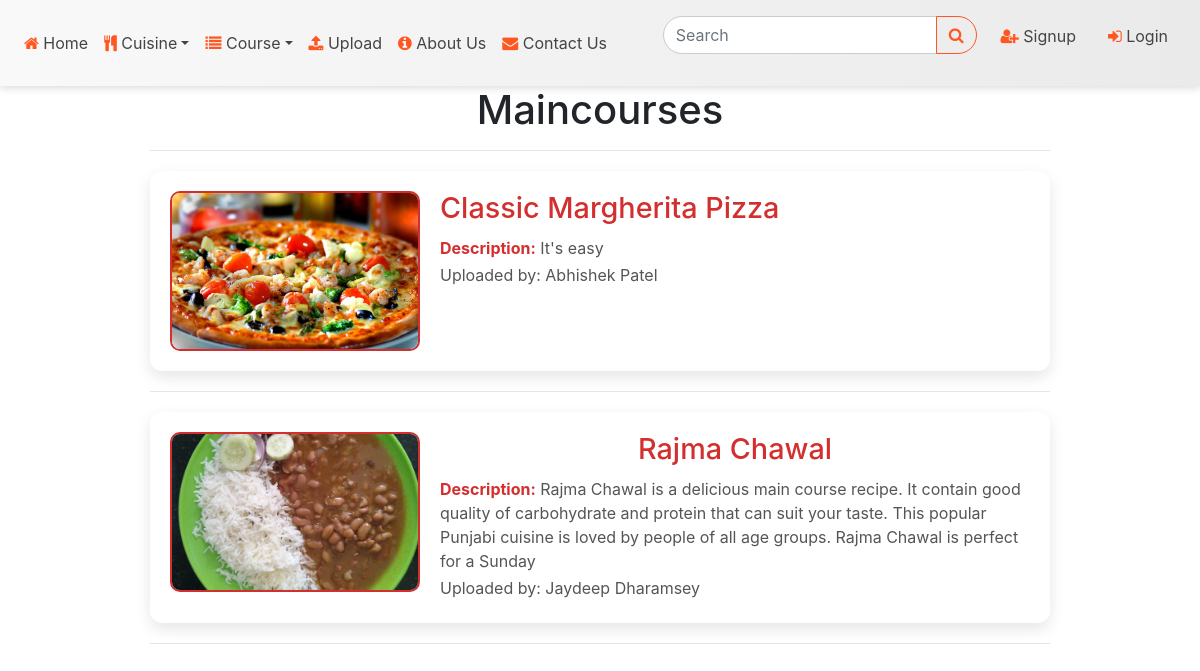
/assets/php/search.php?navval=maincourse, run on an earlier commit of the app's database.
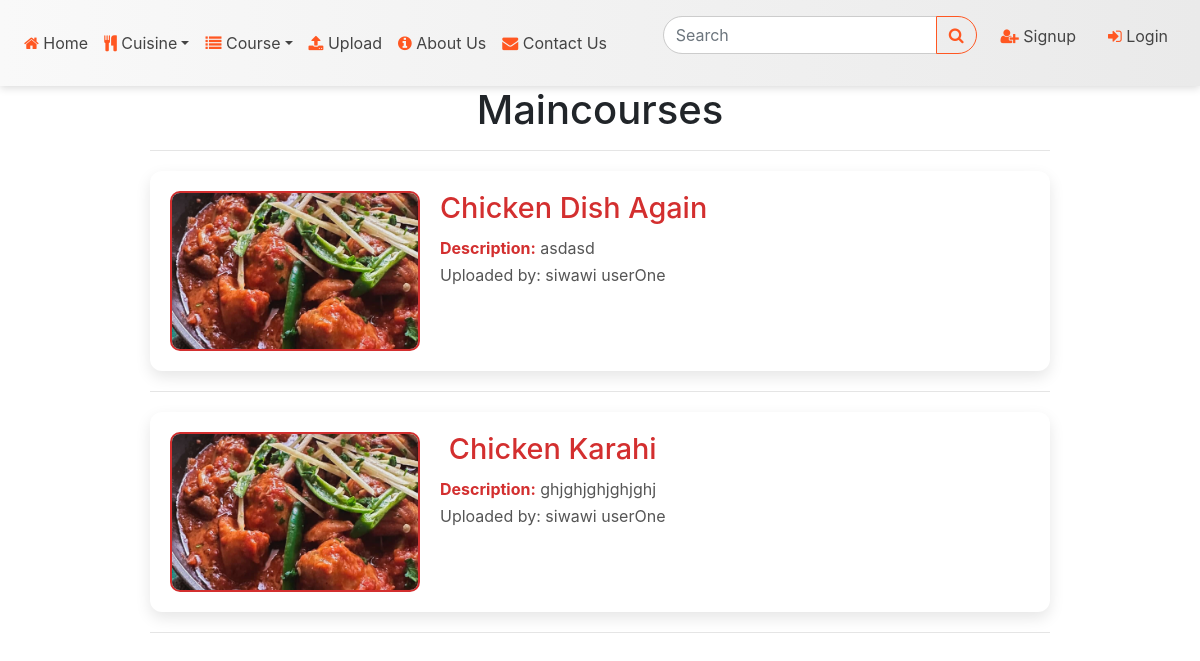
And on a later commit of the database.
### tables this page shows
CREATE TABLE `videos` (
  `id` int(11) NOT NULL,
  `dname` varchar(30) NOT NULL,
  `cusine` varchar(20) NOT NULL,
  `course` varchar(20) NOT NULL,
  `videol` varchar(100) NOT NULL,
  `recepie` varchar(10000) NOT NULL,
  `description` varchar(1000) NOT NULL,
  `image` varchar(500) NOT NULL,
  `name` varchar(500) NOT NULL,
  `user_id` int(11) NOT NULL
);

### assets/php/search.php (the view, shortened to what this page needs)
<?php
include('../../assets/php/connection.php');
function safeOutput($text)
{
    return htmlspecialchars($text);
}
function runQuery($conn, $sql, $params = [], $types = "")
{
    $stmt = $conn->prepare($sql);
    if ($params) {
        $stmt->bind_param($types, ...$params);
    }
    $stmt->execute();
    return $stmt->get_result();
}
?>
<html>
<head>
</head>
<body>
    <?php include('../../modules/navbar.php'); ?>
            <?php
    if (isset($_REQUEST['navval'])) {
        $navval = $_REQUEST['navval'];
        $sql = "SELECT * FROM videos WHERE course = ?";
        $result = runQuery($conn, $sql, [$navval], "s");
        if ($result && $result->num_rows > 0) {
            echo "<h1>" . safeOutput(ucwords($navval)) . "s</h1><hr>";
            while ($row = $result->fetch_assoc()) {
            ?>
                <div class='product'>
                    <a href="<?php echo BASE_URL; ?>modules/video.php?p_id=<?php echo intval($row['id']); ?>">
                        <img src="<?php echo safeOutput($row['image']); ?>" alt="<?php echo safeOutput($row['dname']); ?>">
                    </a>
                    <div>
                        <a href="<?php echo BASE_URL; ?>modules/video.php?p_id=<?php echo intval($row['id']); ?>">
                            <h1><?php echo safeOutput($row['dname']); ?></h1>
                        </a>
                        <p><strong>Description:</strong> <?php echo safeOutput(base64_decode($row['description'])); ?></p>
                        <p>Uploaded by: <?php echo safeOutput($row['name']); ?></p>
                    </div>
                </div>
                <hr>
    <?php
            }
        } else {
            echo "<h3>No videos found for course '" . safeOutput($navval) . "'</h3>";
        }
    }
    ?>
</body>
</html>

### modules/navbar.php (shortened to what this page needs)
<html>
<head>
    <link rel="stylesheet" href="https://maxcdn.bootstrapcdn.com/bootstrap/4.1.3/css/bootstrap.min.css">
    <link href="https://stackpath.bootstrapcdn.com/font-awesome/4.7.0/css/font-awesome.min.css" rel="stylesheet">
</head>
<body>
<nav class="navbar navbar-expand-md navbar-light bg-light sticky-top">
    <div class="collapse navbar-collapse" id="collapse_target">
        <ul class="navbar-nav mr-auto">
            <li class="nav-item"><a class="nav-link" href="<?php echo BASE_URL; ?>index.php"><i class="fa fa-home"></i> Home</a></li>
            <li class="nav-item dropdown">
                <a class="nav-link dropdown-toggle" data-toggle="dropdown" href="#"><i class="fa fa-cutlery"></i> Cuisine</a>
            </li>
            <li class="nav-item dropdown">
                <a class="nav-link dropdown-toggle" data-toggle="dropdown" href="#"><i class="fa fa-list"></i> Course</a>
            </li>
            <li class="nav-item"><a class="nav-link" href="<?php echo BASE_URL; ?>modules/upload.php"><i class="fa fa-upload"></i> Upload</a></li>
            <li class="nav-item"><a class="nav-link" href="<?php echo BASE_URL; ?>index.php?#indexbox"><i class="fa fa-info-circle"></i> About Us</a></li>
            <li class="nav-item"><a class="nav-link" href="<?php echo BASE_URL; ?>contact.php?#indexbox"><i class="fa fa-envelope"></i> Contact Us</a></li>
        </ul>
        <ul class="navbar-nav">
            <form class="navbar-form align-self-center" action="<?php echo BASE_URL; ?>assets/php/search.php" method="GET">
                <div class="input-group p-2">
                    <input type="text" class="form-control" placeholder="Search" name="search" id="search">
                    <div class="input-group-append">
                        <button class="btn btn-secondary" type="submit" name="submit">
                            <i class="fa fa-search"></i>
                        </button>
                    </div>
                </div>
            </form>
            <?php if (isset($_SESSION['fname'])) {
                $ename = htmlspecialchars($_SESSION['fname']);
            ?>
                <li class="nav-item dropdown">
                    <a class="nav-link dropdown-toggle m-2" href="#" id="userDropdown" data-toggle="dropdown">
                        <i class="fa fa-user"></i> Hello, <?php echo $ename; ?>
                    </a>
                    <div class="dropdown-menu dropdown-menu-right">
                        <a class="dropdown-item" href="<?php echo BASE_URL; ?>modules/manage_profile.php">Manage Profile</a>
                        <a class="dropdown-item" href="<?php echo BASE_URL; ?>modules/manage_recipes.php">Manage Recipes</a>
                        <div class="dropdown-divider"></div>
                        <a class="dropdown-item" href="<?php echo BASE_URL; ?>modules/logout.php">Logout</a>
                    </div>
                </li>
            <?php } else { ?>
                <li class="nav-item"><a class="nav-link m-2" href="<?php echo BASE_URL; ?>modules/signup.php"><i class="fa fa-user-plus"></i> Signup</a></li>
                <li class="nav-item m-2"><a class="nav-link" href="<?php echo BASE_URL; ?>modules/login.php"><i class="fa fa-sign-in"></i> Login</a></li>
            <?php } ?>
        </ul>
    </div>
</nav>
</body>
</html>

### assets/php/search.php (style rules this page uses)
body { background-color: #fafafa; font-family: 'Segoe UI', Tahoma, Geneva, Verdana, sans-serif; margin: 20px; color: #333; overflow-x: hidden; }
h1 { font-size: 2.5rem; color: #d32f2f; margin-bottom: 20px; font-weight: 700; text-align: center; text-transform: capitalize; }
.product { background-color: white; max-width: 900px; margin: 20px auto; padding: 20px; border-radius: 12px; box-shadow: 0 6px 15px rgba(0, 0, 0, 0.1); display: flex; gap: 20px; align-items: flex-start; transition: box-shadow 0.3s ease; }
.product img { width: 250px; height: 160px; object-fit: cover; border-radius: 10px; border: 2px solid #d32f2f; flex-shrink: 0; }
.product h1 { font-size: 1.8rem; margin: 0 0 10px 0; color: #d32f2f; }
.product p { margin: 0.2rem 0; font-size: 1rem; line-height: 1.5; color: #555; }
.product strong { color: #d32f2f; }
a { text-decoration: none; color: inherit; }
hr { max-width: 900px; margin: 20px auto; border: none; border-bottom: 1px solid #eee; }

### modules/navbar.php (style rules this page uses)
.navbar-light.bg-light { background: linear-gradient(90deg, #f9f9f9, #eaeaea); box-shadow: 0 2px 8px rgba(0, 0, 0, 0.15); }
.navbar-light .navbar-nav .nav-link { color: #444; transition: color 0.3s ease, background-color 0.3s ease; }
.navbar .form-control { border-radius: 20px 0 0 20px; border: 1px solid #ccc; }
.navbar .input-group-append .btn { border-radius: 0 20px 20px 0; border-color: #ff5722; background-color: transparent; color: #ff5722; transition: 0.3s; }
.fa { color: #ff5722; }

What changed in the data, as far as the page shows it:
removed videos: image (picture), dname "Classic Margherita Pizza", description "It's easy", name "Abhishek Patel"
removed videos: image (picture), dname "Rajma Chawal", description "Rajma Chawal is a delicious main course recipe. It contain good quality of carbohydrate and protein that can suit your taste. This popular Punjabi cuisine is loved by people of all age groups. Rajma Chawal is perfect for a Sunday", name "Jaydeep Dharamsey"
added videos: image (picture), dname "Chicken Dish Again", description "asdasd", name "siwawi userOne"
added videos: image (picture), dname "Chicken Karahi", description "ghjghjghjghjghj", name "siwawi userOne"
